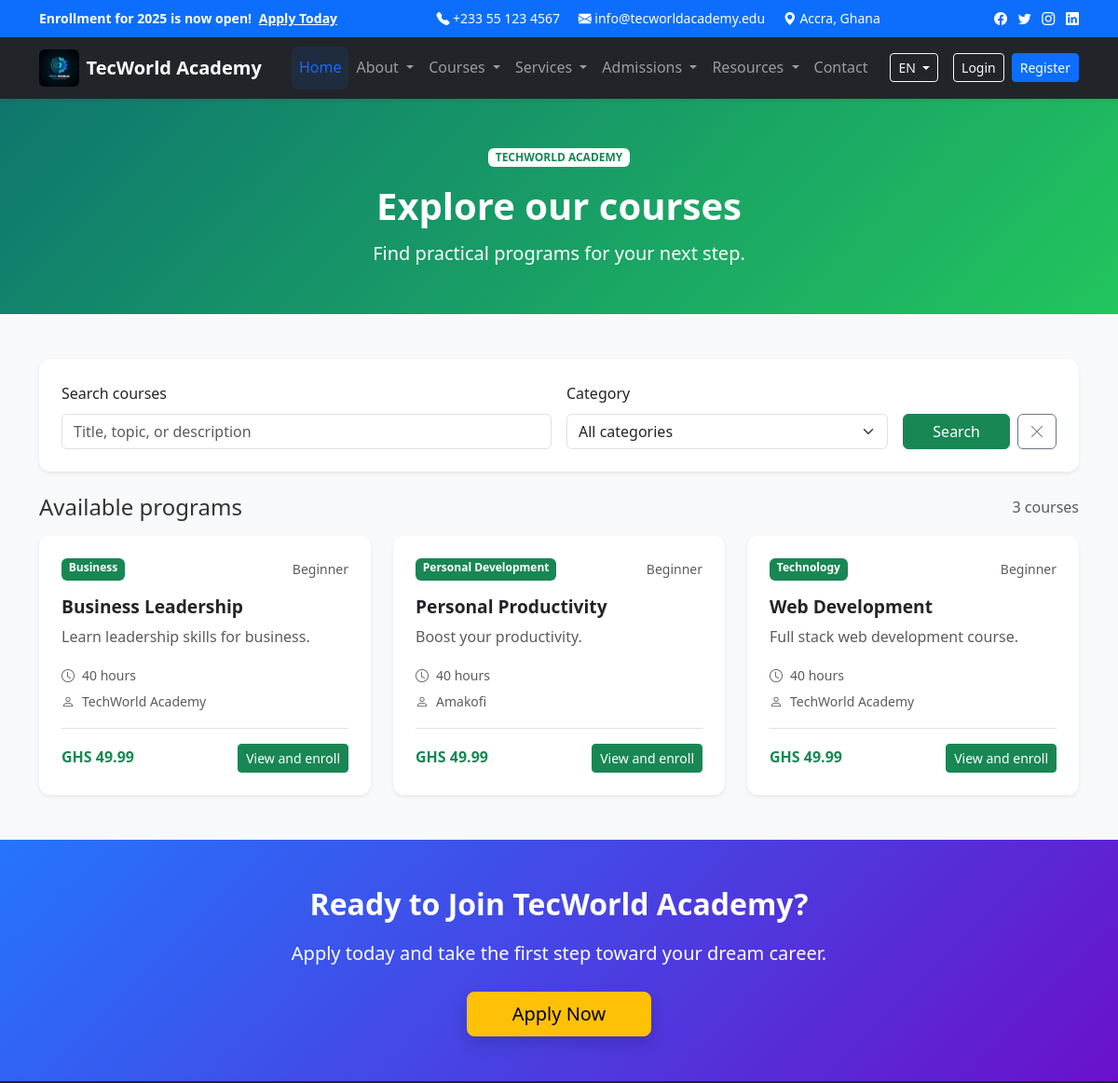
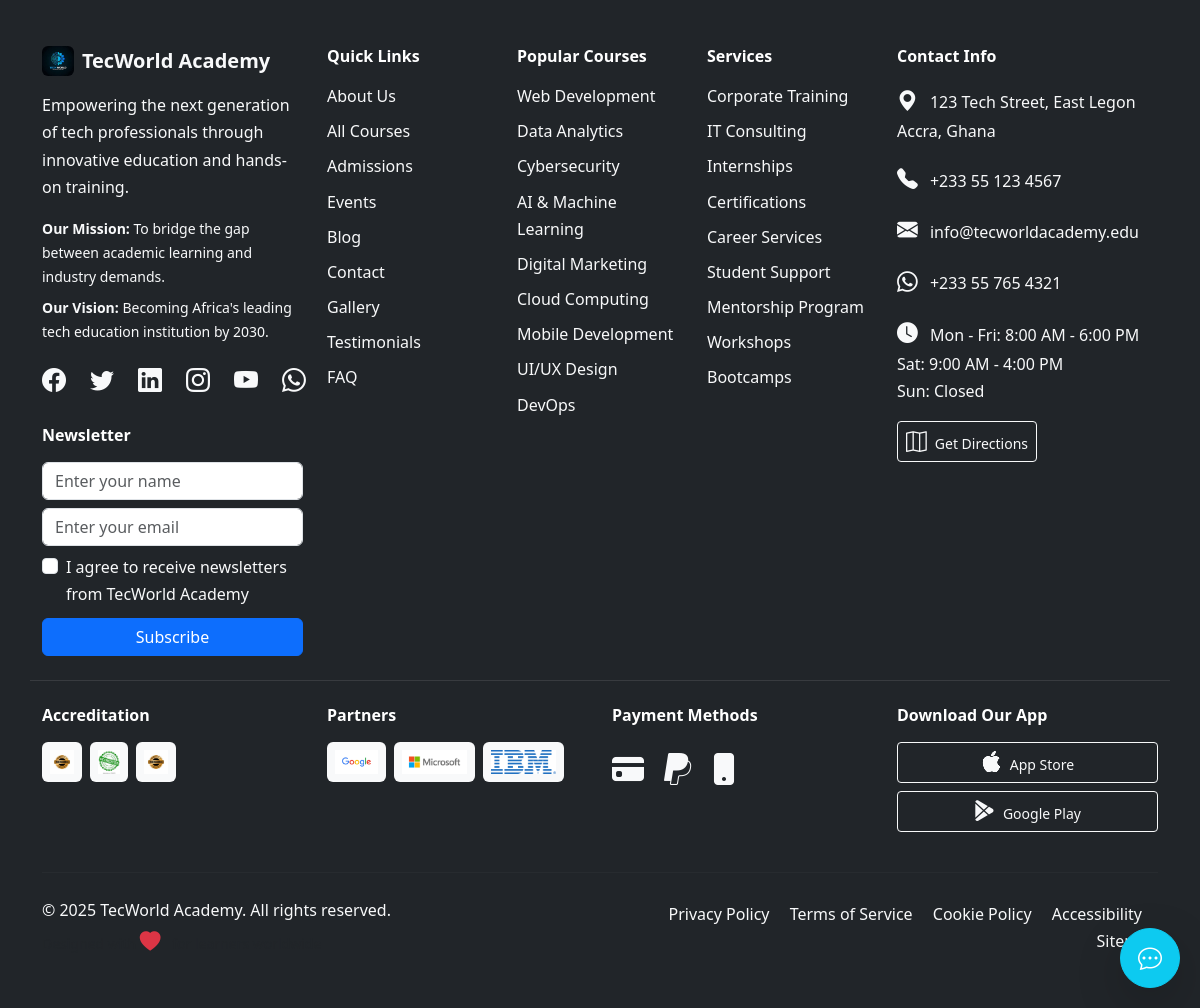
Page /Courses/courses.php on the committed database (2 pictures, top to bottom).
### tables this page shows
CREATE TABLE `courses` (
  `id` int(11) NOT NULL,
  `title` varchar(100) NOT NULL,
  `description` text DEFAULT NULL,
  `thumbnail` varchar(255) DEFAULT NULL,
  `category` varchar(50) DEFAULT NULL,
  `instructor_id` int(11) DEFAULT NULL,
  `category_id` int(11) DEFAULT NULL,
  `created_at` timestamp NOT NULL DEFAULT current_timestamp(),
  `status` varchar(255) NOT NULL DEFAULT 'active',
  `is_published` tinyint(1) DEFAULT 1,
  `is_active` tinyint(1) DEFAULT 1,
  `price` decimal(10,2) DEFAULT 0.00,
  `updated_at` timestamp NOT NULL DEFAULT current_timestamp() ON UPDATE current_timestamp(),
  `level` varchar(50) DEFAULT 'Beginner',
  `duration` varchar(50) DEFAULT '40 hours'
);

CREATE TABLE `users` (
  `id` int(11) NOT NULL,
  `username` varchar(50) NOT NULL,
  `email` varchar(100) NOT NULL,
  `password` varchar(255) NOT NULL,
  `full_name` varchar(100) DEFAULT NULL,
  `phone` varchar(20) DEFAULT NULL,
  `role` enum('admin','instructor','student') NOT NULL,
  `status` enum('active','inactive') DEFAULT 'active',
  `created_at` timestamp NOT NULL DEFAULT current_timestamp()
);

### Courses/courses.php (the view, shortened to what this page needs)
<?php
$pdo = get_db();
$courseSearch = trim((string)($_GET['search'] ?? ''));
$courseRows = [];
try {
    $sql = "SELECT c.id,c.title,c.description,c.category,c.level,c.duration,c.price,u.full_name AS instructor
            FROM courses c LEFT JOIN users u ON u.id = c.instructor_id
            WHERE c.is_active = 1 AND c.is_published = 1";
    $params = [];
    $sql .= " ORDER BY c.created_at DESC, c.title ASC";
    $courseStmt = $pdo->prepare($sql);
    $courseStmt->execute($params);
    $courseRows = $courseStmt->fetchAll(PDO::FETCH_ASSOC);
} catch (PDOException $e) {
    error_log('Public course catalogue query failed: ' . $e->getMessage());
    $coursePageError = 'The course catalogue is temporarily unavailable.';
}
include(__DIR__ . '/../includes/header/header.php');
include(__DIR__ . '/../includes/navbar/navbar.php');
?>
<section class="py-5 text-white" style="background:linear-gradient(135deg,#0f766e,#22c55e)">
  <div class="container text-center"><span class="badge bg-white text-success mb-3">TECHWORLD ACADEMY</span><h1 class="fw-bold">Explore our courses</h1><p class="lead mb-0">Find practical programs for your next step.</p></div>
</section>
<section class="py-5 bg-light">
  <div class="container">
    <form method="get" class="card border-0 shadow-sm p-3 p-md-4 mb-4">
      <div class="row g-3 align-items-end">
        <div class="col-md-6"><label class="form-label" for="courseSearch">Search courses</label><input class="form-control" id="courseSearch" name="search" type="search" value="<?= htmlspecialchars($courseSearch, ENT_QUOTES, 'UTF-8') ?>" placeholder="Title, topic, or description"></div>
        <div class="col-md-4"><label class="form-label" for="courseCategory">Category</label><select class="form-select" id="courseCategory" name="category"><option value="">All categories</option></select></div>
        <div class="col-md-2 d-flex gap-2"><button class="btn btn-success flex-grow-1" type="submit">Search</button><a class="btn btn-outline-secondary" href="/Courses/courses.php" aria-label="Clear filters"><i class="bi bi-x-lg"></i></a></div>
      </div>
    </form>
    <div class="d-flex justify-content-between align-items-center mb-3"><h2 class="h4 mb-0">Available programs</h2><span class="text-muted"><?= number_format(count($courseRows)) ?> course<?= count($courseRows) === 1 ? '' : 's' ?></span></div>
    <div class="row g-4">
      <?php foreach ($courseRows as $course): ?>
        <div class="col-md-6 col-lg-4"><article class="card h-100 border-0 shadow-sm">
          <div class="card-body p-4 d-flex flex-column">
            <div class="d-flex justify-content-between gap-2 mb-3"><span class="badge text-bg-success"><?= htmlspecialchars($course['category'] ?: 'General', ENT_QUOTES, 'UTF-8') ?></span><span class="small text-muted"><?= htmlspecialchars($course['level'] ?: 'All levels', ENT_QUOTES, 'UTF-8') ?></span></div>
            <h3 class="h5 card-title"><?= htmlspecialchars($course['title'], ENT_QUOTES, 'UTF-8') ?></h3>
            <p class="text-muted flex-grow-1"><?= htmlspecialchars($course['description'] ?: 'Course details will be available soon.', ENT_QUOTES, 'UTF-8') ?></p>
            <ul class="list-unstyled small text-muted mb-3"><li><i class="bi bi-clock me-2"></i><?= htmlspecialchars($course['duration'] ?: 'Flexible', ENT_QUOTES, 'UTF-8') ?></li><li class="mt-1"><i class="bi bi-person me-2"></i><?= htmlspecialchars($course['instructor'] ?: 'TechWorld Academy', ENT_QUOTES, 'UTF-8') ?></li></ul>
            <div class="d-flex justify-content-between align-items-center border-top pt-3"><strong class="text-success">GHS <?= number_format((float)$course['price'], 2) ?></strong><a class="btn btn-success btn-sm" href="/enroll/enroll.php?course_id=<?= (int)$course['id'] ?>">View and enroll</a></div>
          </div>
        </article></div>
      <?php endforeach; ?>
    </div>
  </div>
</section>
<section class="py-5 text-center text-white" style="background: linear-gradient(135deg, #2575fc 0%, #6a11cb 100%);">
  <div class="container">
    <h2 class="fw-bold mb-3">Ready to Join TecWorld Academy?</h2>
    <p class="lead mb-4">Apply today and take the first step toward your dream career.</p>
    <a href="/Admissions/General/admissions/admissions.php" class="btn btn-warning btn-lg px-5 shadow">Apply Now</a>
  </div>
</section>
<?php
include(__DIR__ . '/../includes/footer/footer.php');
?>

### rows in the picture
courses: category "Business", level "Beginner", title "Business Leadership", description "Learn leadership skills for business.", duration "40 hours", instructor "TechWorld Academy", price "49.99"
courses: category "Personal Development", level "Beginner", title "Personal Productivity", description "Boost your productivity.", duration "40 hours", users.full_name "Amakofi", price "49.99"
courses: category "Technology", level "Beginner", title "Web Development", description "Full stack web development course.", duration "40 hours", instructor "TechWorld Academy", price "49.99"

### other values in the picture
tw_t('home') "Home"
tw_t('about') "About"
tw_t('courses') "Courses"
tw_t('services') "Services"
tw_t('admissions') "Admissions"
tw_t('resources') "Resources"
tw_t('contact') "Contact"
$activeLanguage "EN"
count($courseRows) "3"
